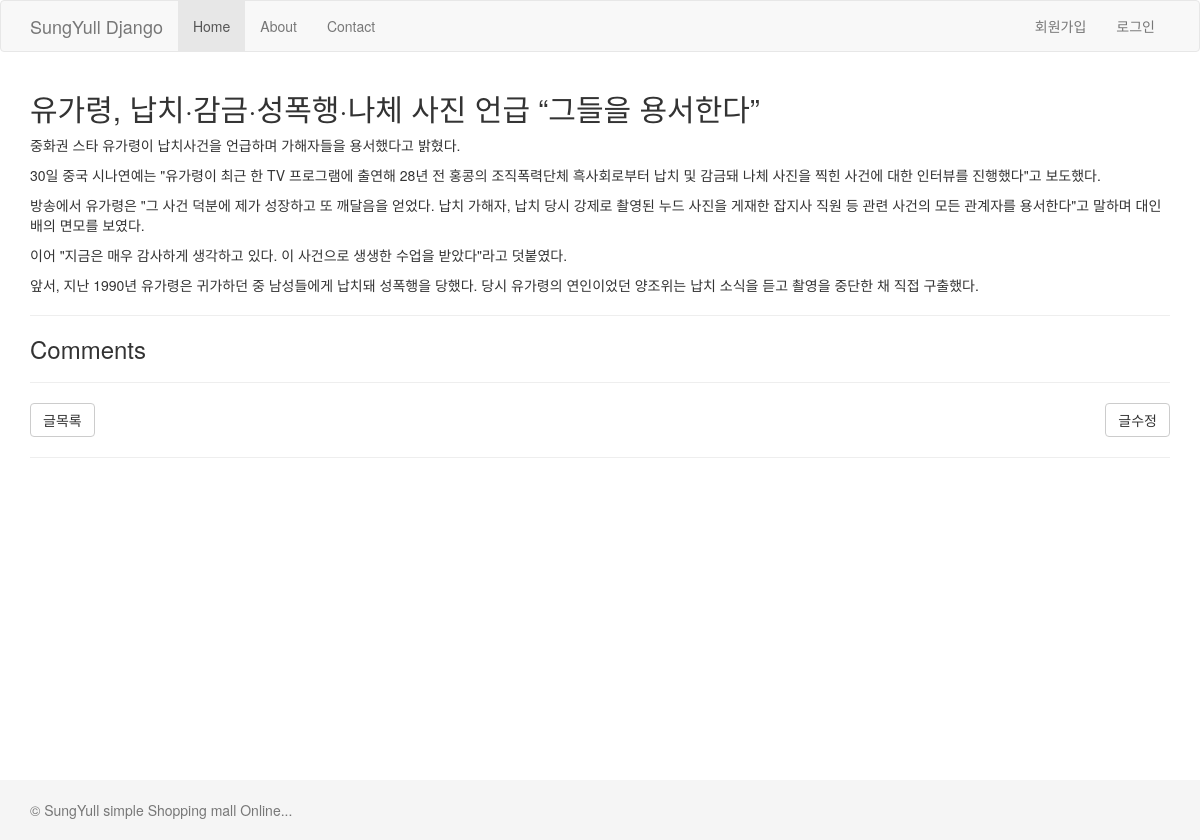
The app's page /blog/2/ with its own data.
### blog/models.py (models this page shows, shortened)
class Post(models.Model):
    STATUS_CHOICES = (
        ('d', 'Draft'),
        ('p', 'Pblish'),
        ('w', 'Withdram')
    )
    user = models.ForeignKey(settings.AUTH_USER_MODEL)
    title = models.CharField(max_length=100, verbose_name='제목',
                             help_text="""포스팅 제목을 입력해주세요. 최대 100자""")
    content = models.TextField(verbose_name='내용')
    tags = models.CharField(max_length=100, blank=True)
    lnglat = models.CharField(max_length=50, blank=True,
        validators=[lnglat_validator],
        help_text = '위도,경도')
    status = models.CharField(max_length=1, choices=STATUS_CHOICES)
    tag_set = models.ManyToManyField('Tag', blank=True)
    created_at = models.DateTimeField(auto_now_add=True)
    updated_at = models.DateTimeField(auto_now=True)
    class Meta:
        ordering = ['-id']

### blog/views.py (the view)
# urls.py: url(r'^(?P<id>\d+)/$', views.post_detail, name='post_detail'),
def post_detail(request, id):
    post = get_object_or_404(Post, id=id)
    return render(request, 'blog/post_detail.html', {
        'post' : post
    })

### blog/templates/blog/post_detail.html (shortened to what this page needs)
{% extends "blog/layout.html"%}
{% block content%}
    <div class="container">
        <div class="row">
            <div class="col-sm-12">
                <h2>
                   {{post.title}}
                </h2>
                {{post.content|linebreaks}}
                <hr/>
                <h3>Comments</h3>
                <hr/>
                <a href="{% url "blog:post_list" %}" class="btn btn-default">글목록</a>
                <a href="{% url "blog:post_edit" post.id%}" class="btn btn-default pull-right">글수정</a>
                <hr/>
            </div>
        </div>
    </div>
{% endblock%}

### blog/templates/blog/layout.html (shortened to what this page needs)
{% extends "layout.html"%}

### askdjango/templates/layout.html (shortened to what this page needs)
<!doctype html>
<html>
    <head>
        <link rel="stylesheet" href="//maxcdn.bootstrapcdn.com/bootstrap/3.3.7/css/bootstrap.min.css" />
    </head>
    <body>
        <nav class="navbar navbar-default">
            <div class="container">
                <div class="navbar-header">
                    <a class="navbar-brand" href="#">SungYull Django</a>
                </div>
                <div id="navbar" class="collapse navbar-collapse">
                    <ul class="nav navbar-nav">
                        <li class="active"><a href="{% url "root"%}">Home</a></li>
                        <li><a href="#">About</a></li>
                        <li><a href="#">Contact</a></li>
                    </ul>
                    <ul class="nav navbar-nav navbar-right">
                        <li><a href="#">회원가입</a></li>
                        <li><a href="#">로그인</a></li>
                    </ul>
                </div>
            </div>
        </nav>
        {% block content %}
        {% endblock %}
        <div id="page-footer">
            <div class="container">
                <p class="text-muted">
                &copy; SungYull simple Shopping mall Online...
                </p>
            </div>
        </div>
    </body>
</html>

### askdjango/templates/layout.html (style rules this page uses)
html { position: relative; min-height: 100%; }
body { margin-bottom: 60px; }
#page-footer { position: absolute; bottom: 0; width: 100%; height: 60px; line-height: 60px; background-color: #f5f5f5; }

### records on screen
Post: title "유가령, 납치·감금·성폭행·나체 사진 언급 “그들을 용서한다”", content "중화권 스타 유가령이 납치사건을 언급하며 가해자들을 용서했다고 밝혔다. 30일 중국 시나연예는 \"유가령이 최근 한 TV 프로그램에 출연해 28년 전 홍콩의 조직폭력단체 흑사회로부터 납치 및 감금돼 나체 사진을 찍힌 사건에 대한 인터뷰를 진행했다\"고 보도했다. 방송에서 유가령은 \"그 사건 덕분에 제가 성장하고 또 깨달음을 얻었다. 납치 가해자, 납치 당시 강제로 촬영된 누드 사진을 게재한 잡지사 직원 등 관련 사건의 모든 관계자를 용서한다\"고 말하며 대인배의 면모를 보였다. 이어 \"지금은 매우 감사하게 생각하고 있다. 이 사건으로 생생한 수업을 받았다\"라고 덧붙였다. 앞서, 지난 1990년 유가령은 귀가하던 중 남성들에게 납치돼 성폭행을 당했다. 당시 유가령의 연인이었던 양조위는 납치 소식을 듣고 촬영을 중단한 채 직접 구출했다."
